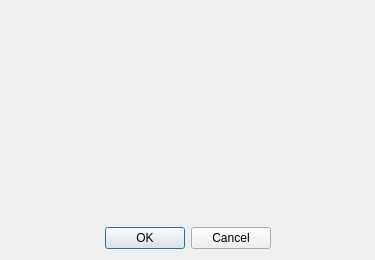
<?xml version="1.0" encoding="UTF-8"?>
<ui version="4.0">
 <class>FindDlg</class>
 <widget class="QDialog" name="FindDlg">
  <property name="geometry">
   <rect>
    <x>0</x>
    <y>0</y>
    <width>375</width>
    <height>260</height>
   </rect>
  </property>
  <property name="windowTitle">
   <string>Find</string>
  </property>
  <layout class="QVBoxLayout" name="verticalLayout">
   <item>
    <widget class="FilterTab" name="filterTab" native="true"/>
   </item>
   <item>
    <widget class="QDialogButtonBox" name="buttonBox">
     <property name="orientation">
      <enum>Qt::Horizontal</enum>
     </property>
     <property name="standardButtons">
      <set>QDialogButtonBox::Cancel|QDialogButtonBox::Ok</set>
     </property>
     <property name="centerButtons">
      <bool>true</bool>
     </property>
    </widget>
   </item>
  </layout>
 </widget>
 <customwidgets>
  <customwidget>
   <class>FilterTab</class>
   <extends>QWidget</extends>
   <header>filtertab.h</header>
   <container>1</container>
  </customwidget>
 </customwidgets>
 <resources/>
 <connections>
  <connection>
   <sender>buttonBox</sender>
   <signal>accepted()</signal>
   <receiver>FindDlg</receiver>
   <slot>accept()</slot>
   <hints>
    <hint type="sourcelabel">
     <x>248</x>
     <y>254</y>
    </hint>
    <hint type="destinationlabel">
     <x>157</x>
     <y>274</y>
    </hint>
   </hints>
  </connection>
  <connection>
   <sender>buttonBox</sender>
   <signal>rejected()</signal>
   <receiver>FindDlg</receiver>
   <slot>reject()</slot>
   <hints>
    <hint type="sourcelabel">
     <x>316</x>
     <y>260</y>
    </hint>
    <hint type="destinationlabel">
     <x>286</x>
     <y>274</y>
    </hint>
   </hints>
  </connection>
 </connections>
</ui>
